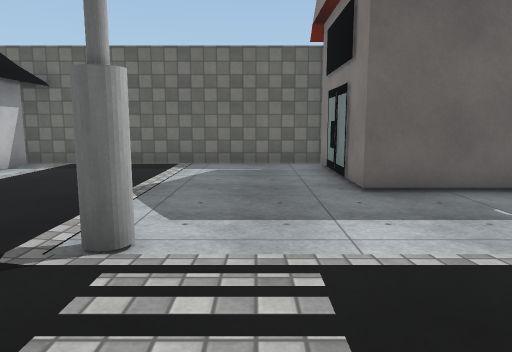
View 1 (above)

16 first-person views from a walk through a 3-D level made in the Unity game engine. The camera is 1.2 m above the floor, tilts 8° down and sees 70° across. The floor is counted in squares, 1 m on a side. Each view is taken from the middle of a square. On the plan, view 1 faces up. The plan holds only what a view shows up to about 15 squares ahead; the rest is blank. The player is left out. Some animated figures are left out. Surface patterns are stand-ins for the level's own textures.

View 2
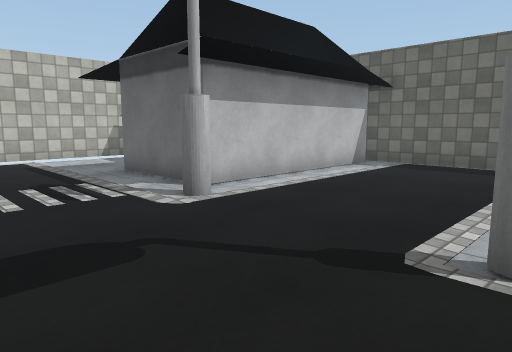

View 3
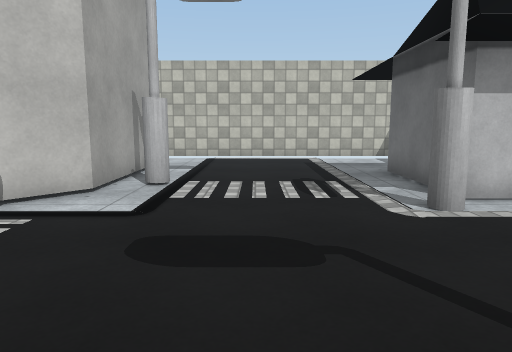

View 4
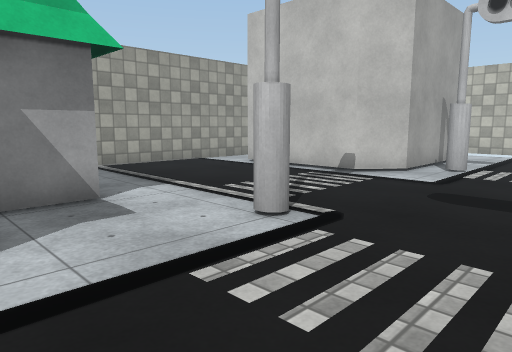

View 5
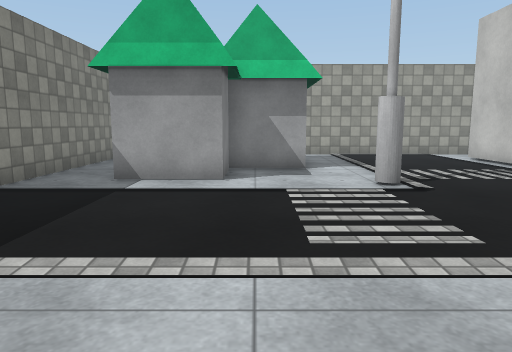

View 6
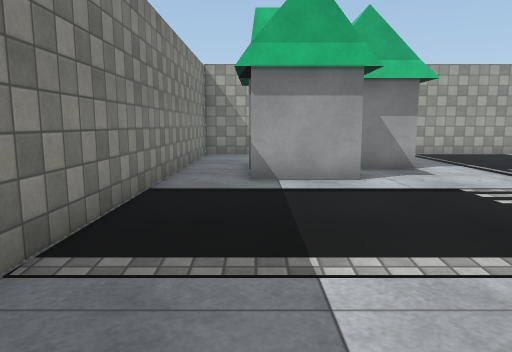

View 7
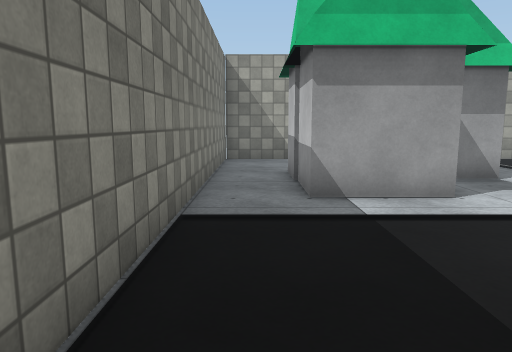

View 8
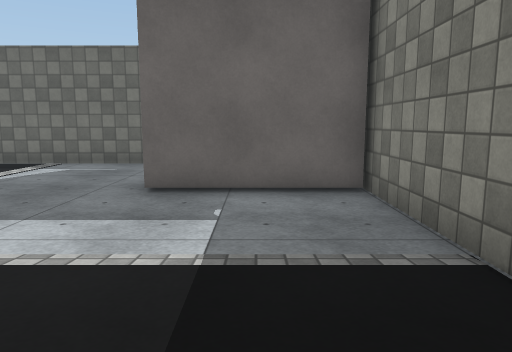

View 9
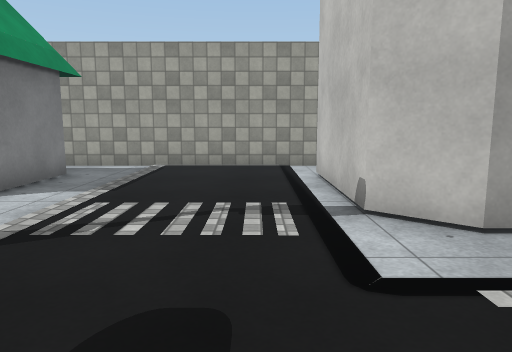

View 10
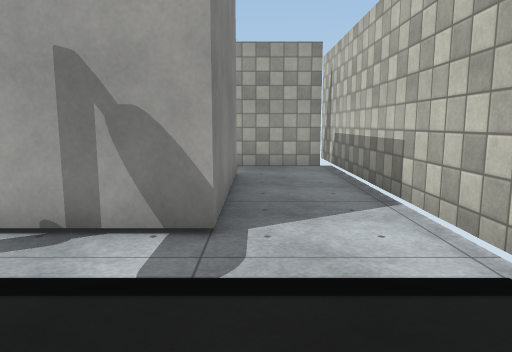

View 11
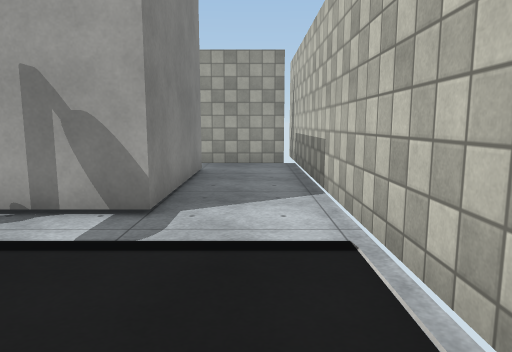

View 12
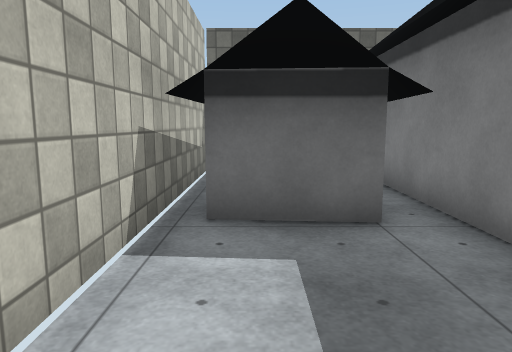

View 13
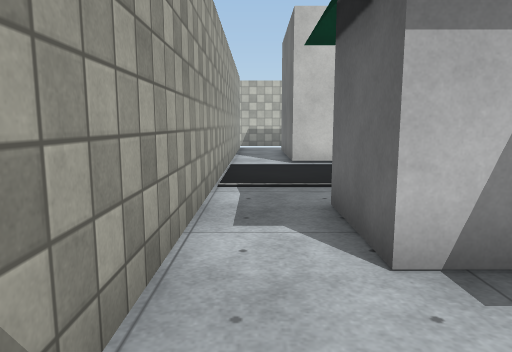

View 14
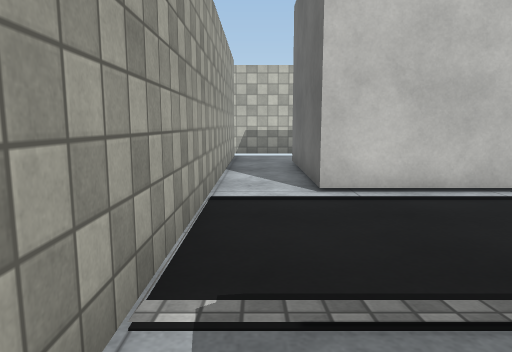

View 15
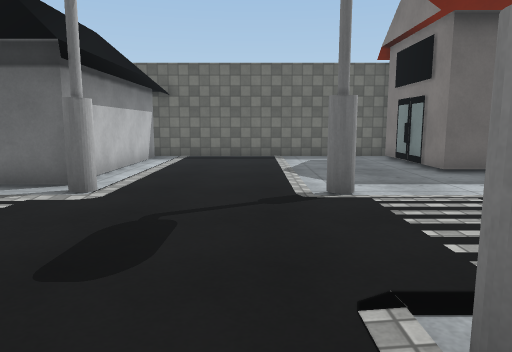

View 16
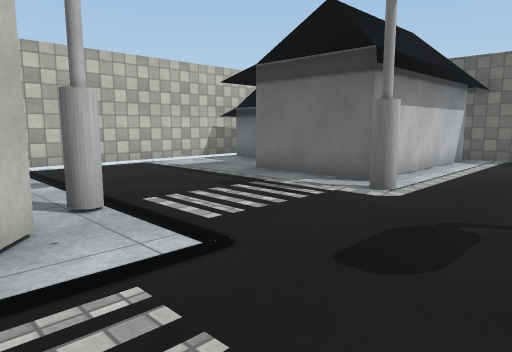

### Floor plan
Ten units are one square. View 1 is at (0, 0); x grows to the right and y downward. Boxes are objects, and circles mark ways between rooms. Rooms are numbered by the first view taken in them; rooms with no view inside come last. Other rooms are left out.
<svg viewBox="-147 -120 213 220">
<path fill="none" stroke="#000" d="M-4 40 17 40 17 20 41 20M-115 20 -75 20 -65 29 -65 69M-114 -66 -138 -66M-68 -109 -68 -44 -105 -44M61 14 61 -70M60 -66 20 -66 20 -111M21 69 -4 69 -4 45M22 -115 -74 -115M-65 88 24 88M-142 -70 -142 15M21 59 21 69M24 88 61 88M61 91 61 14M41 20 41 54M-110 88 -65 88M-140 88 -111 88M-65 69 -115 69 -115 20M-142 15 -142 95"/>
<circle cx="20" cy="80" r="3" fill="#2a7"/>
<circle cx="50" cy="10" r="3" fill="#2a7"/>
<circle cx="-130" cy="20" r="3" fill="#2a7"/>
<circle cx="-70" cy="80" r="3" fill="#2a7"/>
<text x="-30" y="-20">1</text>
<text x="40" y="60">2</text>
<text x="-120" y="70">3</text>
</svg>
Room 1 opens to room 2. Room 1 opens to room 3.

Where each view was taken, in squares from view 1:
view 1: 0 up, 0 right, facing up
view 2: 0 up, 1 left, facing up-left
view 3: 1 up, 1 left, facing left
view 4: 2 up, 2 right, facing down-left
view 5: 6 up, 1 right, facing down
view 6: 6 up, 4 right, facing down
view 7: 4 up, 5 right, facing down
view 8: 0 up, 4 right, facing up
view 9: 2 up, 5 left, facing down
view 10: 2 up, 12 left, facing down
view 11: 3 up, 13 left, facing down
view 12: 2 up, 13 left, facing up
view 13: 8 down, 5 right, facing left
view 14: 8 down, 0 right, facing left
view 15: 3 down, 3 left, facing up
view 16: 3 down, 3 left, facing up-left
